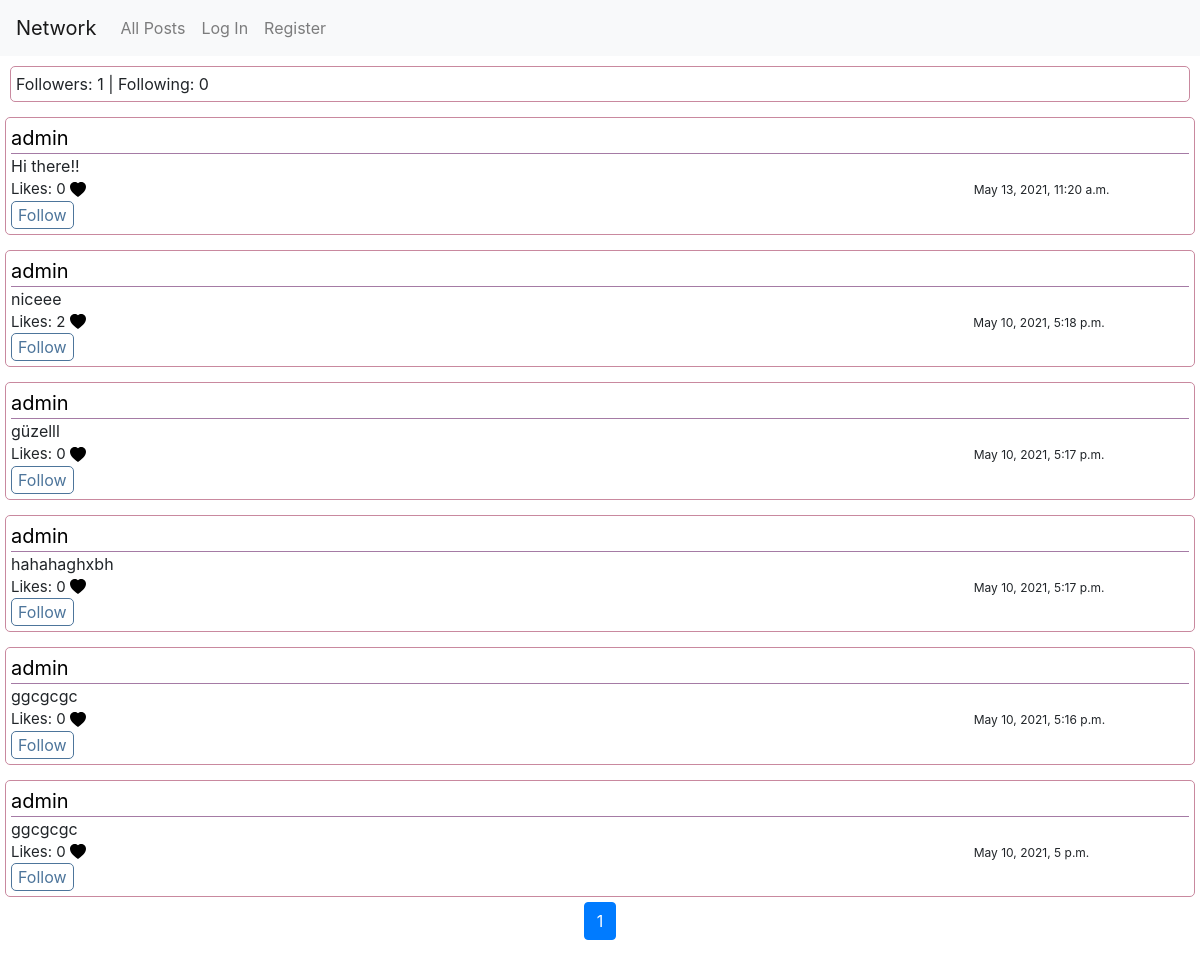
The app's page /profile/1 with its own data.
### network/models.py (models this page shows, shortened)
class Post(models.Model):
    author = models.ForeignKey(User,on_delete=models.CASCADE,related_name="author")
    body = models.TextField()
    date = models.DateTimeField(auto_now_add=True)
    likes = models.ManyToManyField(User,blank=True, related_name="likes")

class User(AbstractUser):
    followers = models.ManyToManyField('self', blank=True, related_name='u_followers', symmetrical=False)
    following = models.ManyToManyField('self', blank=True, related_name='u_following', symmetrical=False)

### network/views.py (the view)
# urls.py: path("profile/<int:id>",views.profile, name="profile"),
def profile(request,id):
    posts=Post.objects.filter(author_id=id)
    posts=posts.order_by("-date").all()
    follower=User.objects.get(id=id).followers.all().count()
    following=User.objects.get(id=id).following.all().count()
    paginator=Paginator(posts,10)
    page_number=request.GET.get("page")
    page_obj=paginator.get_page(page_number)
    return render(request, "network/profile.html",{
        "posts":posts,
        "follower":follower,
        "following": following,
        "showFollower":"showFollower",
        "page_obj":page_obj,
    })

### network/templates/network/profile.html (shortened to what this page needs)
{% extends "network/layout.html" %}
{% block body %}
{% load static %}
{% if showFollower %}
<div class="follow-info">
<span >Followers: {{ follower }} | </span>
<span >Following: {{ following}} </span>
</div>
{% endif %}
{% for post in page_obj%}
<div class="main-user-div">
    <div class="user-div"><a href="{% url 'profile' post.author.id %}">{{ post.author}}</a></div>
    <div class="content-div" id="post-{{post.id}}">{{ post.body}} </div>
    <div class="like-div" >Likes: <span id="like-count-{{post.id}}">{{post.likes.all.count}}</span>
        <svg xmlns="http://www.w3.org/2000/svg"
        width="16"
        height="16"
        fill="
        {% if user in post.likes.all %}
        red
        {% else %}
        black
        {% endif %}"
        class="bi bi-heart-fill"
        viewBox="0 0 16 16"
        data-id="{{ post.id }}"
        data-user="{{ post.author.id }}">
        <path fill-rule="evenodd" d="M8 1.314C12.438-3.248 23.534 4.735 8 15-7.534 4.736 3.562-3.248 8 1.314z"/>
        </svg>
        <span class="date-span">{{post.date}}</span>
    </div>
    {% if request.user == post.author %}
    <div>
        <button class="submit-post edit-btn" data-id="{{ post.id }}">Edit</button>
    </div>
    {% else %}
    <div>
        <button class="follow-btn" data-id="{{ post.id }}" data-user="{{ post.author.id }}" >
            {% if post.author in request.user.following.all %}
            Unfollow
            {% else %}
            Follow
            {% endif %}
        </button>
    </div>
    {% endif %}
</div>
{% endfor %}
<footer aria-label="Page navigation example">
    <ul class="pagination justify-content-center">
      {% for page in page_obj.paginator.page_range %}
      {% if page == page_obj.number %}
      <li class="page-item active" aria-current="page">
        <a class="page-link" href="?page={{ page }}">{{ page }} <span class="sr-only">(current)</span></a>
    </li>
    {% else %}
    <li class="page-item"><a class="page-link" href="?page={{ page }}">{{ page }}</a></li>
    {% endif %}
      {% endfor%}
    </ul>
</footer>
{% endblock %}

### network/static/network/styles.css (style rules this page uses)
.main-user-div { padding: 5px; margin:5px; margin-top: 15px; border: 1px solid rgb(201, 137, 159); border-radius: 5px; }
.user-div { border-bottom: 1px solid rgb(165, 123, 165); font-size: 20px; }
a { color: black; text-decoration: none; }
.like-div { font-size: 15px; }
.date-span { margin-left: 75%; font-size: 12px; }
.follow-info { margin:10px; padding:5px; border: 1px solid rgb(201, 137, 159); border-radius: 5px; }
.follow-btn { border: 1px solid rgb(77, 117, 155); border-radius: 5px; background-color: white; color: rgb(77, 117, 155); }

### records on screen
Post: author "admin", body "Hi there!!", likes.all.count "0", date "May 13, 2021, 11:20 a.m.", shows "Follow"
Post: author "admin", body "niceee", likes.all.count "2", date "May 10, 2021, 5:18 p.m.", shows "Follow"
Post: author "admin", body "güzelll", likes.all.count "0", date "May 10, 2021, 5:17 p.m.", shows "Follow"
Post: author "admin", body "hahahaghxbh", likes.all.count "0", date "May 10, 2021, 5:17 p.m.", shows "Follow"
Post: author "admin", body "ggcgcgc", likes.all.count "0", date "May 10, 2021, 5:16 p.m.", shows "Follow"
Post: author "admin", body "ggcgcgc", likes.all.count "0", date "May 10, 2021, 5 p.m.", shows "Follow"

### other values on screen
{{ follower }} "1"
{{ following }} "0"
{{ page }} "1"
